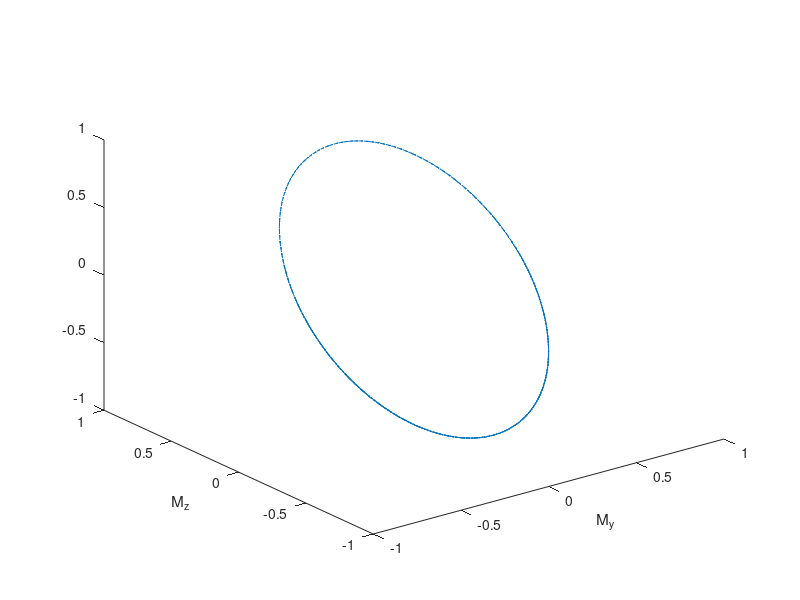

Write the MATLAB code that produced this figure. (Note: this script raises an error after producing the figure.)
clear;
close all;

size = 1e3;
G = 42.6;%磁気回転比
B1 = 1;%x方向へのRF磁場

%回転座標系での磁化を定義
M_x = zeros(1,size);
M_x(1) = 0;
M_y = zeros(1,size);
M_y(1) = 0;
M_z = zeros(1,size);
M_z(1) = 1;
y1 = zeros(1,size);
y2 = zeros(1,size);
y3 = zeros(1,size);
y4 = zeros(1,size);
z1 = zeros(1,size);
z2 = zeros(1,size);
z3 = zeros(1,size);
z4 = zeros(1,size);

h = 0.001;
t = (0:h:size*h);

%まずはeular法
%for i = 1:size
%  M_x(i+1) = M_x(i);
%  M_y(i+1) = M_y(i) + h*G*B1*M_z(i);
%  M_z(i+1) = M_z(i) - h*G*B1*M_y(i);
%end

%runge-kutta法
for i = 1:size
  y1(i) = G*B1*M_z(i);
  z1(i) = -G*B1*M_y(i);
  y2(i) = G*B1*( M_z(i) + 0.5*h*z1(i) );
  z2(i) = -G*B1*( M_y(i) + 0.5*h*y1(i) );
  y3(i) = G*B1*( M_z(i) + 0.5*h*z2(i) );
  z3(i) = -G*B1*( M_y(i) + 0.5*h*y2(i) );
  y4(i) = G*B1*( M_z(i) + h*z3(i) );
  z4(i) = -G*B1*( M_y(i) + h*y3(i) );

  M_x(i+1) = M_x(i);
  M_y(i+1) = M_y(i) + h*(y1(i) + 2*y2(i) + 2*y3(i) + y4(i))/6;
  M_z(i+1) = M_z(i) + h*(z1(i) + 2*z2(i) + 2*z3(i) + z4(i))/6;
end


figure;

%plot(t,M_z);
plot3(M_x,M_y,M_z);
xlabel('M_y');
ylabel('M_z');
ax = gca;
ax.FontName = 'Times New Roman';
ax.FontSize = 16;
grid on;
grid minor;
